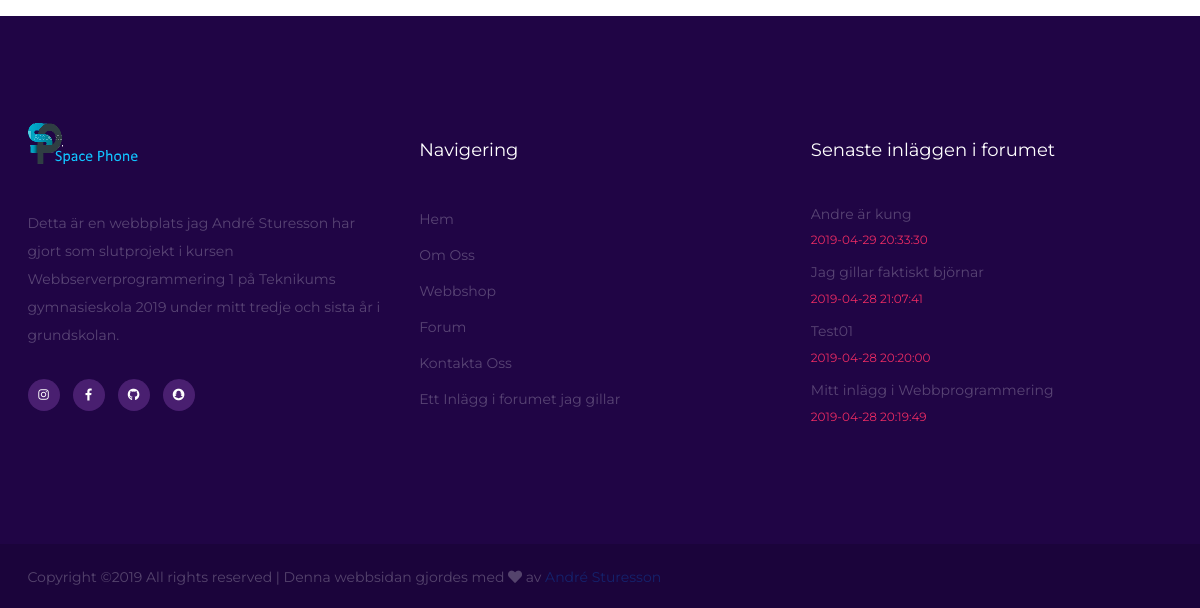
Before: /handla.php (lower part) with the older database file.
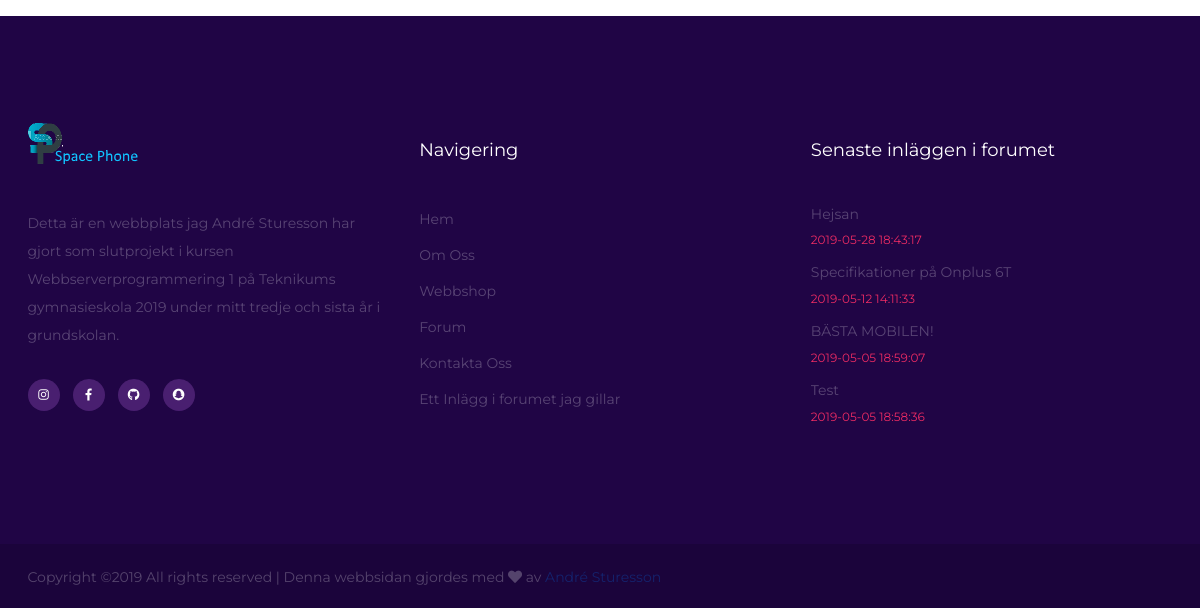
After: the same page with the newer database file.
### handla.php (the view, shortened to what this page needs)
<?php
include 'header.php';
include 'nav.php';
$query = "SELECT * FROM produkter";
try{
  $result = $db->prepare($query);
  $result->execute();
  $rows = $result->fetchAll();
}
catch(PDOException $ex){
  die("Kunde inte köra queryn: " . $ex->getMessage());
}
 ?>
<br>
<?php
      if (is_array($rows)) {
        foreach ($rows as $row) { ?>
   <div class="row">
   <div class="col">
   </div>
   </div>
<?php }
      } else {
        echo "Hittade inga produkter i databasen.";
      }
      ?>
 <?php
include 'footer.php';
  ?>

### footer.php (shortened to what this page needs)
<section class="footer-top-section text-white spad">
  <div class="container">
    <div class="row">
      <div class="col-lg-4">
        <div class="footer-widget about-widget">
          <img src="./img/logo.png" alt="logo">
          <p>Detta är en webbplats jag André Sturesson har gjort som slutprojekt i kursen Webbserverprogrammering 1 på Teknikums gymnasieskola 2019 under mitt tredje och sista år i grundskolan.</p>
          <div class="fw-social social">
            <a href="https://www.instagram.com/andre_sturesson/"><i class="fab fa-instagram"></i></a>
            <a href="https://www.facebook.com/andre.sturesson.9"><i class="fab fa-facebook-f"></i></a>
            <a href="https://github.com/AnStu00/Slutprojekt---Webbserverprogrammering"><i class="fab fa-github"></i></a>
            <a href="#"><i class="fab fa-snapchat"></i></a>
          </div>
        </div>
      </div>
      <div class="col-lg-4 col-md-6">
        <div class="footer-widget">
          <h4 class="fw-title">Navigering</h4>
          <div class="row">
            <div class="col-sm-8">
              <ul>
                <li><a href="">Hem</a></li>
                <li><a href="">Om Oss</a></li>
                <li><a href="">Webbshop</a></li>
                <li><a href="">Forum</a></li>
                <li><a href="">Kontakta Oss</a></li>
                <li><a href="">Ett Inlägg i forumet jag gillar</a></li>
              </ul>
            </div>
          </div>
        </div>
      </div>
      <div class="col-lg-4  col-md-6">
        <div class="footer-widget">
          <h4 class="fw-title">Senaste inläggen i forumet</h4>
          <div class="fw-latest-post-widget">
            <?php
            $query ="SELECT * FROM ämne ORDER BY topic_datum DESC";
            try{
              $result = $db->prepare($query);
              $result->execute();
              $rows = $result->fetchAll();
            }
            catch(PDOException $ex){
              die("Kunde inte köra queryn: " . $ex->getMessage());
            }
            $i=0;
  foreach($rows as $row){
    ?>
    <div class="lp-item">
      <div class="lp-content">
        <a href="inlagg.php?id=<?php echo $row['topic_id'];?>"><h6><?php echo $row['topic_subject'];?></h6></a>
        <span><?php echo $row['topic_datum'];?></span>
      </div>
    </div>
    <?php
  $i++;
  if($i==4) break;
  }
            ?>
          </div>
        </div>
      </div>
    </div>
  </div>
</section>
<footer class="footer-section">
  <div class="container">
    <div class="copyright">
Copyright &copy;<script>document.write(new Date().getFullYear());</script> All rights reserved | Denna webbsidan gjordes med <i class="fas fa-heart" aria-hidden="true"></i> av <a href="André Sturesson" target="_blank">André Sturesson</a>
</div>
  </div>
</footer>
</body>

Changed rows visible on the page:
no longer on this page (row unchanged): ämne: topic_subject "Andre är kung", topic_datum "2019-04-29 20:33:30"
no longer on this page (row unchanged): ämne: topic_subject "Jag gillar faktiskt björnar", topic_datum "2019-04-28 21:07:41"
no longer on this page (row unchanged): ämne: topic_subject "Test01", topic_datum "2019-04-28 20:20:00"
no longer on this page (row unchanged): ämne: topic_subject "Mitt inlägg i Webbprogrammering", topic_datum "2019-04-28 20:19:49"
added ämne: topic_subject "Hejsan", topic_datum "2019-05-28 18:43:17"
added ämne: topic_subject "Specifikationer på Onplus 6T", topic_datum "2019-05-12 14:11:33"
added ämne: topic_subject "BÄSTA MOBILEN!", topic_datum "2019-05-05 18:59:07"
added ämne: topic_subject "Test", topic_datum "2019-05-05 18:58:36"
